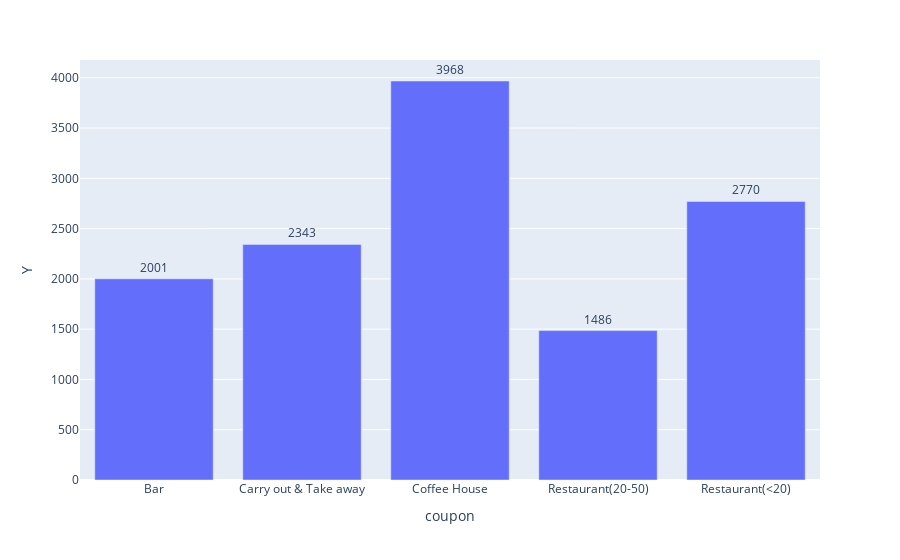
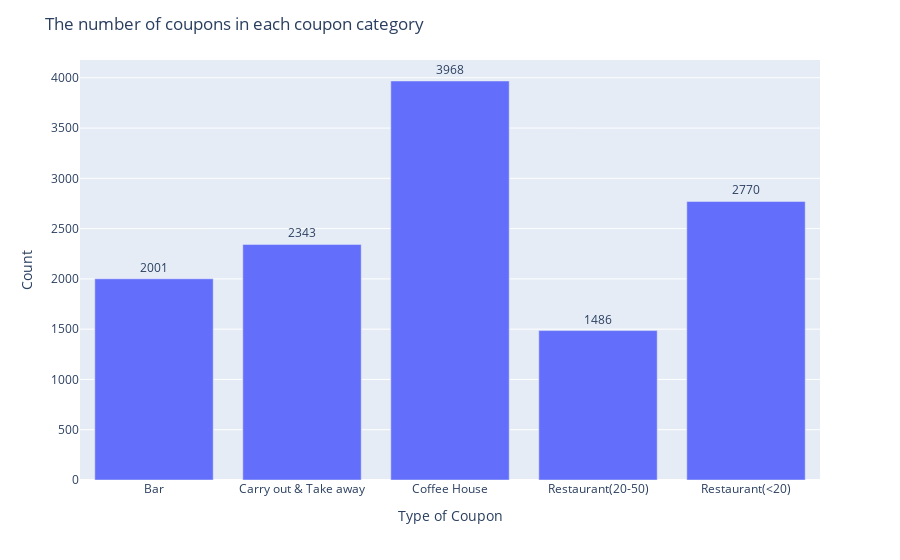

Notebook code cell kept with these figures, in order:
### Markdown cell above
#### Bar plot for the number of coupons in each coupon category

### Code cell
count = data.groupby("coupon")['Y'].count().reset_index()

fig = px.bar(count, x="coupon", y="Y")

# Add text annotations for raw count totals on top of the bars
fig.update_traces(
    text=count['Y'],  # Use the count values as text
    textposition='outside',  # Place the text outside the bars
)

fig.update_layout(
    title="The number of coupons in each coupon category",
    xaxis_title="Type of Coupon",
    yaxis_title="Count",
)

### Figure 1 — Plotly figure (JSON) as saved in the notebook; plotly's stock layout.template omitted (floating-point values rounded to 4 significant figures)
{"data": [{"alignmentgroup": "True", "hovertemplate": "coupon=%{x}<br>Y=%{y}<extra></extra>", "legendgroup": "", "marker": {"color": "#636efa", "pattern": {"shape": ""}}, "name": "", "offsetgroup": "", "orientation": "v", "showlegend": false, "text": [2001, 2343, 3968, 1486, 2770], "textposition": "outside", "type": "bar", "x": ["Bar", "Carry out & Take away", "Coffee House", "Restaurant(20-50)", "Restaurant(<20)"], "xaxis": "x", "y": [2001, 2343, 3968, 1486, 2770], "yaxis": "y"}], "layout": {"barmode": "relative", "legend": {"tracegroupgap": 0}, "margin": {"t": 60}, "xaxis": {"anchor": "y", "domain": [0, 1], "title": {"text": "coupon"}}, "yaxis": {"anchor": "x", "domain": [0, 1], "title": {"text": "Y"}}}}

### Figure 2 — Plotly figure (JSON) as saved in the notebook; plotly's stock layout.template omitted (floating-point values rounded to 4 significant figures)
{"data": [{"alignmentgroup": "True", "hovertemplate": "coupon=%{x}<br>Y=%{y}<extra></extra>", "legendgroup": "", "marker": {"color": "#636efa", "pattern": {"shape": ""}}, "name": "", "offsetgroup": "", "orientation": "v", "showlegend": false, "text": [2001, 2343, 3968, 1486, 2770], "textposition": "outside", "type": "bar", "x": ["Bar", "Carry out & Take away", "Coffee House", "Restaurant(20-50)", "Restaurant(<20)"], "xaxis": "x", "y": [2001, 2343, 3968, 1486, 2770], "yaxis": "y"}], "layout": {"barmode": "relative", "legend": {"tracegroupgap": 0}, "margin": {"t": 60}, "title": {"text": "The number of coupons in each coupon category"}, "xaxis": {"anchor": "y", "domain": [0, 1], "title": {"text": "Type of Coupon"}}, "yaxis": {"anchor": "x", "domain": [0, 1], "title": {"text": "Count"}}}}
